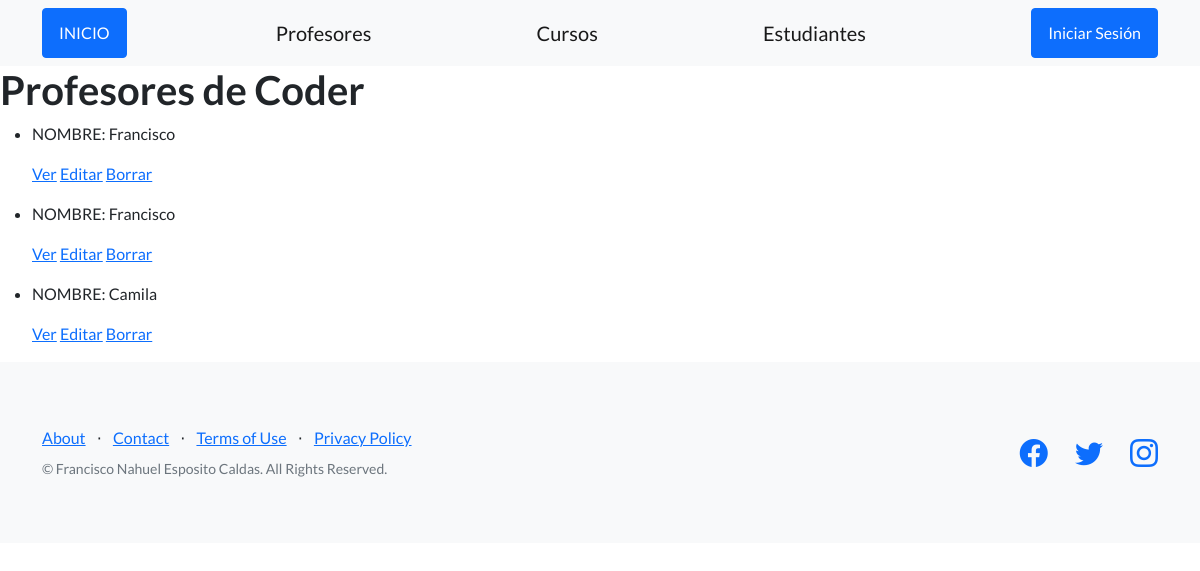
Page /app_coder/profesor_list on the earlier database version.
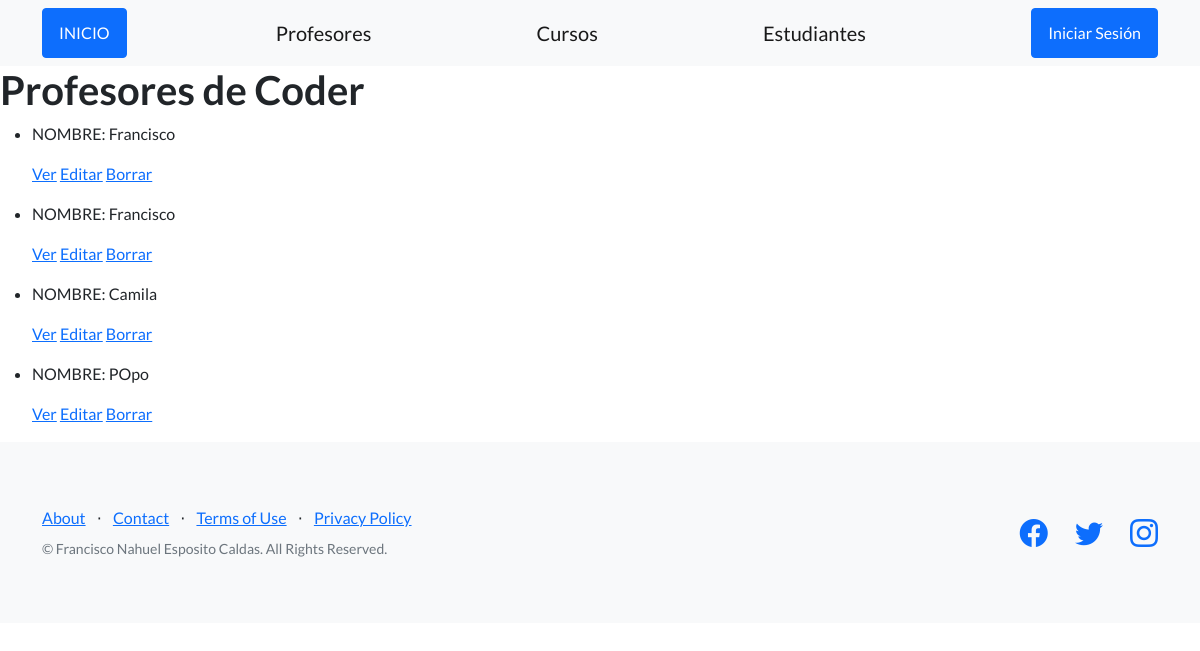
Same page on the later database version.
### app_coder/models.py (models this page shows, shortened)
class Profesor(models.Model):
    nombre = models.CharField(max_length=30)
    apellido = models.CharField(max_length=30)
    email = models.EmailField()
    profesion = models.CharField(max_length=30)

### app_coder/views.py (the view)
# urls.py: path('profesor_list', views.profesor_list.as_view(), name='profesor_list'),
class profesor_list(ListView):
    model = Profesor
    template_name = "app_coder/lists/profesor_list.html"

### app_coder/templates/app_coder/lists/profesor_list.html
{% extends "app_coder/index.html" %}
{% load static %}
{% block contenido %}
<body>
    <h1>Profesores de Coder</h1>
    <div>
        <ul>
            {% for profesor in object_list %}
                <li>
                    <p>NOMBRE: {{ profesor.nombre }}</p>
                    <p>
                        <a href=" {% url 'profesor_detail' profesor.id %} ">Ver</a>
                        <a href=" {% url 'profesor_update' profesor.id %} ">Editar</a>
                        <a href=" {% url 'profesor_delete' profesor.id %} ">Borrar</a>
                    </p>
                </li>
            {% endfor %}
        </ul>
    </div>
</body>
{% endblock %}

Differences in the rows shown:
added Profesor: nombre "POpo"
